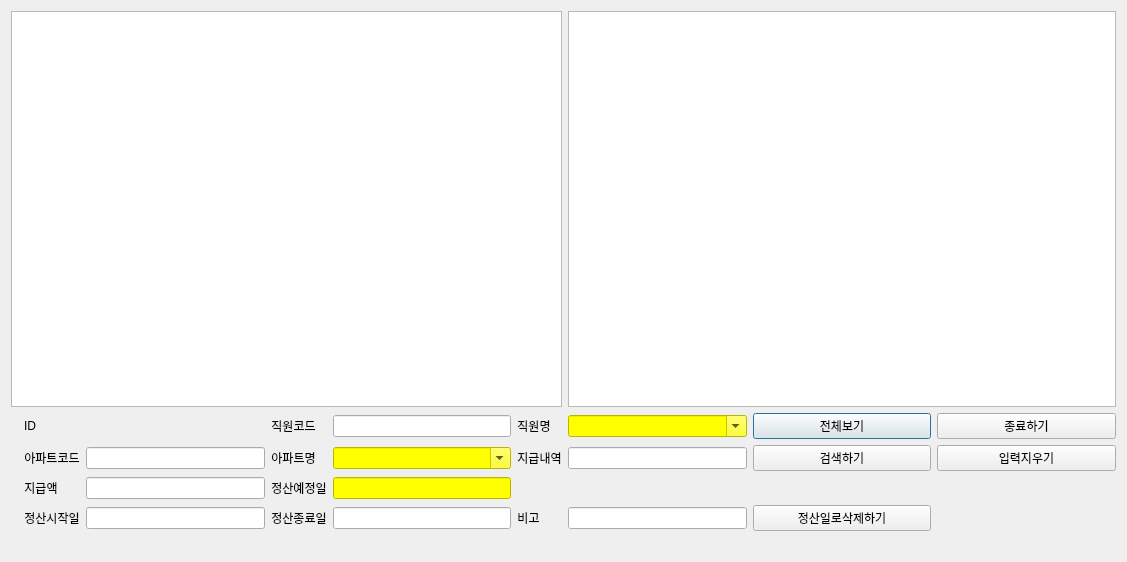
<?xml version="1.0" encoding="UTF-8"?>
<ui version="4.0">
 <class>SupportAptEmpViewDialog</class>
 <widget class="QDialog" name="SupportAptEmpViewDialog">
  <property name="geometry">
   <rect>
    <x>0</x>
    <y>0</y>
    <width>1127</width>
    <height>562</height>
   </rect>
  </property>
  <property name="sizePolicy">
   <sizepolicy hsizetype="Expanding" vsizetype="Expanding">
    <horstretch>0</horstretch>
    <verstretch>0</verstretch>
   </sizepolicy>
  </property>
  <property name="windowTitle">
   <string>월별 개인별 아파트 지원금 현황</string>
  </property>
  <layout class="QGridLayout" name="gridLayout_2">
   <item row="0" column="0">
    <layout class="QGridLayout" name="gridLayout">
     <item row="1" column="6">
      <widget class="QComboBox" name="cb_supportaptview_ename">
       <property name="sizePolicy">
        <sizepolicy hsizetype="Expanding" vsizetype="Fixed">
         <horstretch>0</horstretch>
         <verstretch>0</verstretch>
        </sizepolicy>
       </property>
       <property name="styleSheet">
        <string notr="true">background-color: rgb(255, 255, 0);</string>
       </property>
       <property name="editable">
        <bool>true</bool>
       </property>
      </widget>
     </item>
     <item row="1" column="3">
      <widget class="QLabel" name="label_5">
       <property name="sizePolicy">
        <sizepolicy hsizetype="Fixed" vsizetype="Fixed">
         <horstretch>0</horstretch>
         <verstretch>0</verstretch>
        </sizepolicy>
       </property>
       <property name="text">
        <string>직원코드</string>
       </property>
       <property name="alignment">
        <set>Qt::AlignCenter</set>
       </property>
      </widget>
     </item>
     <item row="5" column="0">
      <widget class="QLabel" name="label_8">
       <property name="sizePolicy">
        <sizepolicy hsizetype="Fixed" vsizetype="MinimumExpanding">
         <horstretch>0</horstretch>
         <verstretch>0</verstretch>
        </sizepolicy>
       </property>
       <property name="text">
        <string/>
       </property>
       <property name="alignment">
        <set>Qt::AlignCenter</set>
       </property>
      </widget>
     </item>
     <item row="1" column="7">
      <widget class="QPushButton" name="pb_supportaptview_show">
       <property name="sizePolicy">
        <sizepolicy hsizetype="Expanding" vsizetype="Fixed">
         <horstretch>0</horstretch>
         <verstretch>0</verstretch>
        </sizepolicy>
       </property>
       <property name="text">
        <string>전체보기</string>
       </property>
      </widget>
     </item>
     <item row="1" column="8">
      <widget class="QPushButton" name="pb_supportaptview_close">
       <property name="sizePolicy">
        <sizepolicy hsizetype="Expanding" vsizetype="Fixed">
         <horstretch>0</horstretch>
         <verstretch>0</verstretch>
        </sizepolicy>
       </property>
       <property name="text">
        <string>종료하기</string>
       </property>
      </widget>
     </item>
     <item row="0" column="0" colspan="6">
      <widget class="QTableView" name="tv_supportapt"/>
     </item>
     <item row="0" column="6" colspan="3">
      <widget class="QTableView" name="tv_supportaptmonth">
       <property name="sizePolicy">
        <sizepolicy hsizetype="Expanding" vsizetype="Expanding">
         <horstretch>0</horstretch>
         <verstretch>1</verstretch>
        </sizepolicy>
       </property>
      </widget>
     </item>
     <item row="1" column="2">
      <widget class="QLabel" name="lbl_supportaptview_id">
       <property name="sizePolicy">
        <sizepolicy hsizetype="Expanding" vsizetype="Fixed">
         <horstretch>0</horstretch>
         <verstretch>0</verstretch>
        </sizepolicy>
       </property>
       <property name="text">
        <string/>
       </property>
      </widget>
     </item>
     <item row="2" column="2">
      <widget class="QLineEdit" name="entry_supportaptview_acode">
       <property name="sizePolicy">
        <sizepolicy hsizetype="MinimumExpanding" vsizetype="Fixed">
         <horstretch>0</horstretch>
         <verstretch>0</verstretch>
        </sizepolicy>
       </property>
      </widget>
     </item>
     <item row="2" column="1">
      <widget class="QLabel" name="label_7">
       <property name="sizePolicy">
        <sizepolicy hsizetype="Fixed" vsizetype="Fixed">
         <horstretch>0</horstretch>
         <verstretch>0</verstretch>
        </sizepolicy>
       </property>
       <property name="text">
        <string>아파트코드</string>
       </property>
       <property name="alignment">
        <set>Qt::AlignCenter</set>
       </property>
      </widget>
     </item>
     <item row="1" column="4">
      <widget class="QLineEdit" name="entry_supportaptview_ecode">
       <property name="sizePolicy">
        <sizepolicy hsizetype="MinimumExpanding" vsizetype="Fixed">
         <horstretch>0</horstretch>
         <verstretch>0</verstretch>
        </sizepolicy>
       </property>
      </widget>
     </item>
     <item row="1" column="5">
      <widget class="QLabel" name="label_9">
       <property name="sizePolicy">
        <sizepolicy hsizetype="Fixed" vsizetype="Fixed">
         <horstretch>0</horstretch>
         <verstretch>0</verstretch>
        </sizepolicy>
       </property>
       <property name="text">
        <string>직원명</string>
       </property>
       <property name="alignment">
        <set>Qt::AlignCenter</set>
       </property>
      </widget>
     </item>
     <item row="1" column="1">
      <widget class="QLabel" name="label_6">
       <property name="sizePolicy">
        <sizepolicy hsizetype="Fixed" vsizetype="Fixed">
         <horstretch>0</horstretch>
         <verstretch>0</verstretch>
        </sizepolicy>
       </property>
       <property name="text">
        <string>ID</string>
       </property>
       <property name="alignment">
        <set>Qt::AlignCenter</set>
       </property>
      </widget>
     </item>
     <item row="2" column="3">
      <widget class="QLabel" name="label_10">
       <property name="sizePolicy">
        <sizepolicy hsizetype="Fixed" vsizetype="Fixed">
         <horstretch>0</horstretch>
         <verstretch>0</verstretch>
        </sizepolicy>
       </property>
       <property name="text">
        <string>아파트명</string>
       </property>
       <property name="alignment">
        <set>Qt::AlignCenter</set>
       </property>
      </widget>
     </item>
     <item row="2" column="4">
      <widget class="QComboBox" name="cb_supportaptview_aname">
       <property name="sizePolicy">
        <sizepolicy hsizetype="Expanding" vsizetype="Fixed">
         <horstretch>0</horstretch>
         <verstretch>0</verstretch>
        </sizepolicy>
       </property>
       <property name="styleSheet">
        <string notr="true">background-color: rgb(255, 255, 0);</string>
       </property>
       <property name="editable">
        <bool>true</bool>
       </property>
      </widget>
     </item>
     <item row="3" column="1">
      <widget class="QLabel" name="label_4">
       <property name="sizePolicy">
        <sizepolicy hsizetype="Fixed" vsizetype="Fixed">
         <horstretch>0</horstretch>
         <verstretch>0</verstretch>
        </sizepolicy>
       </property>
       <property name="text">
        <string>지급액</string>
       </property>
       <property name="alignment">
        <set>Qt::AlignCenter</set>
       </property>
      </widget>
     </item>
     <item row="3" column="2">
      <widget class="QLineEdit" name="entry_supportaptview_payval">
       <property name="sizePolicy">
        <sizepolicy hsizetype="Expanding" vsizetype="Fixed">
         <horstretch>0</horstretch>
         <verstretch>0</verstretch>
        </sizepolicy>
       </property>
       <property name="styleSheet">
        <string notr="true"/>
       </property>
      </widget>
     </item>
     <item row="2" column="5">
      <widget class="QLabel" name="label_11">
       <property name="sizePolicy">
        <sizepolicy hsizetype="Fixed" vsizetype="Fixed">
         <horstretch>0</horstretch>
         <verstretch>0</verstretch>
        </sizepolicy>
       </property>
       <property name="text">
        <string>지급내역</string>
       </property>
       <property name="alignment">
        <set>Qt::AlignCenter</set>
       </property>
      </widget>
     </item>
     <item row="2" column="6">
      <widget class="QLineEdit" name="entry_supportaptview_descr">
       <property name="sizePolicy">
        <sizepolicy hsizetype="MinimumExpanding" vsizetype="Fixed">
         <horstretch>0</horstretch>
         <verstretch>0</verstretch>
        </sizepolicy>
       </property>
      </widget>
     </item>
     <item row="3" column="3">
      <widget class="QLabel" name="label_13">
       <property name="sizePolicy">
        <sizepolicy hsizetype="Fixed" vsizetype="Fixed">
         <horstretch>0</horstretch>
         <verstretch>0</verstretch>
        </sizepolicy>
       </property>
       <property name="text">
        <string>정산예정일</string>
       </property>
       <property name="alignment">
        <set>Qt::AlignCenter</set>
       </property>
      </widget>
     </item>
     <item row="3" column="4">
      <widget class="QLineEdit" name="entry_supportaptview_paydt">
       <property name="sizePolicy">
        <sizepolicy hsizetype="MinimumExpanding" vsizetype="Fixed">
         <horstretch>0</horstretch>
         <verstretch>0</verstretch>
        </sizepolicy>
       </property>
       <property name="styleSheet">
        <string notr="true">background-color: rgb(255, 255, 0);</string>
       </property>
      </widget>
     </item>
     <item row="4" column="1">
      <widget class="QLabel" name="label_14">
       <property name="sizePolicy">
        <sizepolicy hsizetype="Fixed" vsizetype="Fixed">
         <horstretch>0</horstretch>
         <verstretch>0</verstretch>
        </sizepolicy>
       </property>
       <property name="text">
        <string>정산시작일</string>
       </property>
       <property name="alignment">
        <set>Qt::AlignCenter</set>
       </property>
      </widget>
     </item>
     <item row="4" column="2">
      <widget class="QLineEdit" name="entry_supportaptview_srtdt">
       <property name="sizePolicy">
        <sizepolicy hsizetype="Expanding" vsizetype="Fixed">
         <horstretch>0</horstretch>
         <verstretch>0</verstretch>
        </sizepolicy>
       </property>
       <property name="styleSheet">
        <string notr="true"/>
       </property>
      </widget>
     </item>
     <item row="4" column="3">
      <widget class="QLabel" name="label_15">
       <property name="sizePolicy">
        <sizepolicy hsizetype="Fixed" vsizetype="Fixed">
         <horstretch>0</horstretch>
         <verstretch>0</verstretch>
        </sizepolicy>
       </property>
       <property name="text">
        <string>정산종료일</string>
       </property>
       <property name="alignment">
        <set>Qt::AlignCenter</set>
       </property>
      </widget>
     </item>
     <item row="4" column="4">
      <widget class="QLineEdit" name="entry_supportaptview_enddt">
       <property name="sizePolicy">
        <sizepolicy hsizetype="Expanding" vsizetype="Fixed">
         <horstretch>0</horstretch>
         <verstretch>0</verstretch>
        </sizepolicy>
       </property>
       <property name="styleSheet">
        <string notr="true"/>
       </property>
      </widget>
     </item>
     <item row="4" column="5">
      <widget class="QLabel" name="label_16">
       <property name="sizePolicy">
        <sizepolicy hsizetype="Fixed" vsizetype="Fixed">
         <horstretch>0</horstretch>
         <verstretch>0</verstretch>
        </sizepolicy>
       </property>
       <property name="text">
        <string>비고</string>
       </property>
       <property name="alignment">
        <set>Qt::AlignCenter</set>
       </property>
      </widget>
     </item>
     <item row="4" column="6">
      <widget class="QLineEdit" name="entry_supportaptview_remark">
       <property name="sizePolicy">
        <sizepolicy hsizetype="Expanding" vsizetype="Fixed">
         <horstretch>0</horstretch>
         <verstretch>0</verstretch>
        </sizepolicy>
       </property>
       <property name="styleSheet">
        <string notr="true"/>
       </property>
      </widget>
     </item>
     <item row="2" column="7">
      <widget class="QPushButton" name="pb_supportaptview_search">
       <property name="sizePolicy">
        <sizepolicy hsizetype="Expanding" vsizetype="Fixed">
         <horstretch>0</horstretch>
         <verstretch>0</verstretch>
        </sizepolicy>
       </property>
       <property name="text">
        <string>검색하기</string>
       </property>
      </widget>
     </item>
     <item row="2" column="8">
      <widget class="QPushButton" name="pb_supportaptview_clear">
       <property name="sizePolicy">
        <sizepolicy hsizetype="Expanding" vsizetype="Fixed">
         <horstretch>0</horstretch>
         <verstretch>0</verstretch>
        </sizepolicy>
       </property>
       <property name="text">
        <string>입력지우기</string>
       </property>
      </widget>
     </item>
     <item row="4" column="7">
      <widget class="QPushButton" name="pb_supportaptview_delete">
       <property name="sizePolicy">
        <sizepolicy hsizetype="Expanding" vsizetype="Fixed">
         <horstretch>0</horstretch>
         <verstretch>0</verstretch>
        </sizepolicy>
       </property>
       <property name="text">
        <string>정산일로삭제하기</string>
       </property>
      </widget>
     </item>
    </layout>
   </item>
  </layout>
 </widget>
 <resources/>
 <connections/>
</ui>
